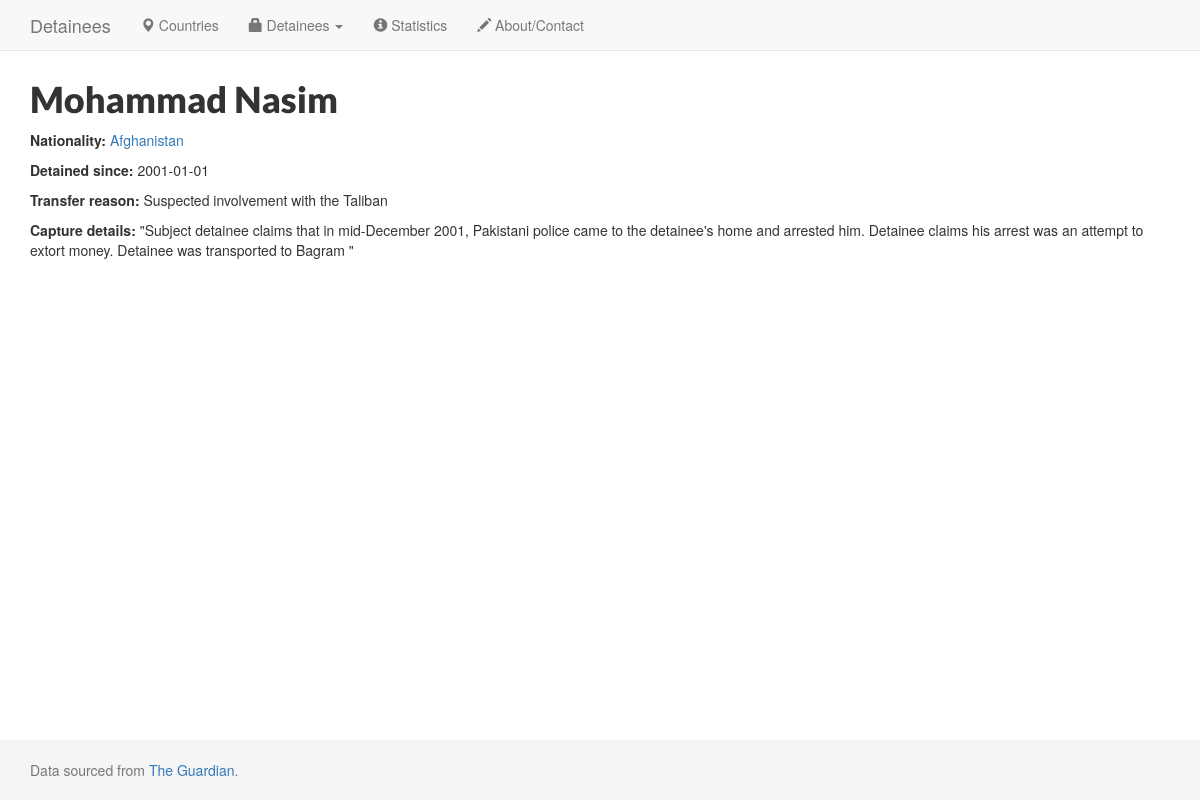
/detainee/US9AF-000453DP, run on the app's committed database.
### app.py (models this page shows)
class Detainee(Model):
    country = ForeignKeyField(Country, related_name='detainees', to_field='iso', db_column='iso')
    name = CharField()
    isn = CharField(primary_key=True)
    nationality = CharField()
    iso = CharField()
    arrival_date = CharField()
    transfer_reason = CharField()
    capture_details = CharField()
    class Meta:
        database = db
        db_table = 'detainees'

class Country(Model):
    name = CharField()
    iso = CharField(primary_key=True)
    class Meta:
        database = db
        db_table = 'countries'

### app.py (the view)
@app.route('/detainee/<isn>')
def show_detainee(isn):
    detainee = Detainee.get(Detainee.isn == isn)
    return render_template('detainee.html', detainee=detainee)

### templates/detainee.html
{% extends "layout.html" %}
{% block content %}
  <h1>{{ detainee.name.title() }}</h1>
  <p><strong>Nationality:</strong> <a href="{{ url_for('.show_country', abbreviation=detainee.country.iso) }}">{{ detainee.country.name }}</a></p>
  <p><strong>Detained since:</strong> {{ detainee.arrival_date }}</p>
  <p><strong>Transfer reason:</strong> {{ detainee.transfer_reason }}</p>
  <p><strong>Capture details:</strong> {{ detainee.capture_details }}</p>
{% endblock %}

### templates/layout.html (style rules this page uses)
html { position: relative; min-height: 100%; }
h1, h2, h3, h4, h5, h6 { font-family: 'Lato', sans-serif; font-weight: 900; }
body { margin-bottom: 60px; }

### data on the page
Detainee: name "Mohammad Nasim", arrival_date "2001-01-01", transfer_reason "Suspected involvement with the Taliban", capture_details "\"Subject detainee claims that in mid-December 2001, Pakistani police came to the detainee's home and arrested him. Detainee claims his arrest was an attempt to extort money. Detainee was transported to Bagram \""
Country: country.name "Afghanistan"
